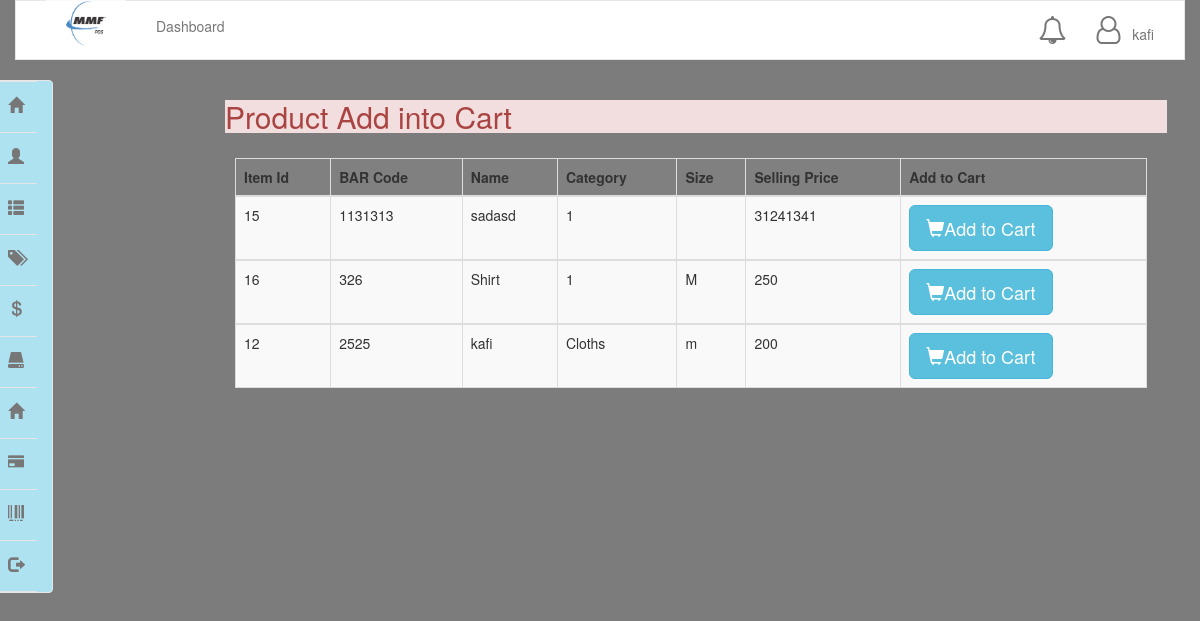
The page /salev1.php (signed in) on the database its author committed.
### tables this page shows
CREATE TABLE `items` (
  `id` varchar(30) NOT NULL,
  `barcode` varchar(45) NOT NULL,
  `name` varchar(45) NOT NULL,
  `category` varchar(45) NOT NULL,
  `size` varchar(45) NOT NULL,
  `cprice` int(11) NOT NULL,
  `sprice` int(11) NOT NULL,
  `quantity` int(11) NOT NULL
);

### function.php (called while the page is built, shortened)
<?php
require("connection.php");
function select($qry){
	global $con;
	$run = mysqli_query($con, $qry);
	return $run;
}

### salev1.php (the view)
<?php require("header.php");
?>
<div class="alert-danger">
    <h2>Product Add into Cart</h2>
</div>
<div class="panel-body">
    <table class="table table-striped table-bordered table-list cart">
        <thead>
        <tr>
            <th>Item Id</th>
            <th>BAR Code</th>
            <th>Name</th>
            <th>Category</th>
            <th>Size</th>
            <th>Selling Price</th>
            <th>Add to Cart</th>
        </tr>
        </thead>
        <?php
        $run = select("SELECT id, barcode, name, category, size, sprice FROM  items ");
        while($row=mysqli_fetch_array($run)){
        ?>
        <tbody>
        <tr>
            <td class="hidden-xs"><?php echo $row['id']; ?></td>
            <td class="hidden-xs"><?php echo $row['barcode']; ?></td>
            <td><?php echo $row['name']; ?></td>
            <td><?php echo $row['category']; ?></td>
            <td><?php echo $row['size']; ?></td>
            <td><?php echo $row['sprice']; ?></td>
            <td><a href="sale.php?edt=<?php echo $row['id']; ?>" class="btn btn-info btn-lg">
                        <span class="glyphicon glyphicon-shopping-cart"></span>Add to Cart
                    </a></td>
        </tr>
        <?php
        }
        ?>
        </tbody>
    </table>

### style.css (style rules this page uses)
body { background: linear-gradient(rgba(0,0,0,.3),rgba(0,0,0,.3)), rgba(0,0,0,.3) url(images/body1.jpg); background-size: cover; }

### cartcss.css (style rules this page uses)
.cart { margin-left: -5px !important; background: grey; }

### rows shown on the page
items: id "15", barcode "1131313", name "sadasd", category "1", sprice "31241341"
items: id "16", barcode "326", name "Shirt", category "1", size "M", sprice "250"
items: id "12", barcode "2525", name "kafi", category "Cloths", size "m", sprice "200"

### other values the page prints
$_SESSION['usr'] "kafi"
